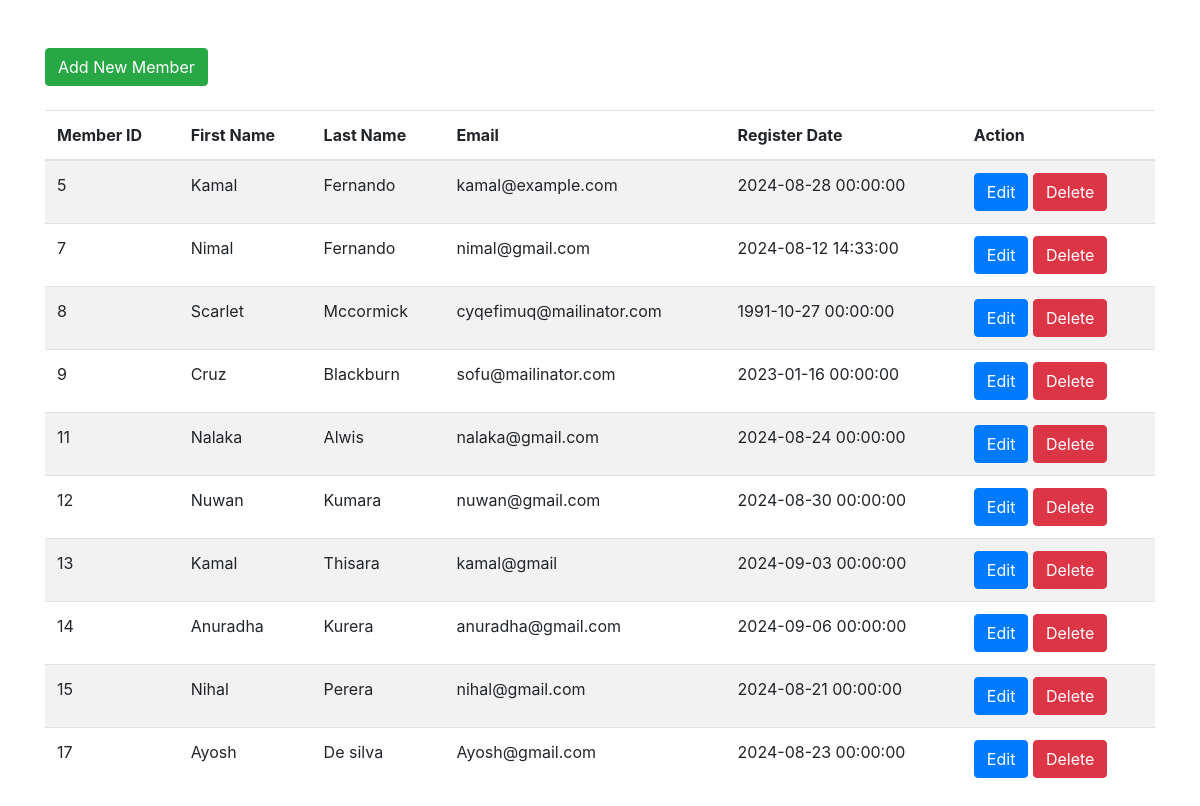
The page /member.php on the database its author committed.
### tables this page shows
CREATE TABLE `members` (
  `member_id` int UNSIGNED NOT NULL,
  `firstname` varchar(30) NOT NULL,
  `lastname` varchar(30) NOT NULL,
  `email` varchar(50) DEFAULT NULL,
  `password` varchar(200) DEFAULT NULL,
  `reg_date_time` datetime NOT NULL
);

### member.php (the view, shortened to what this page needs)
<?php require_once "db_connection.php"; ?>
<!doctype html>
<html lang="en">
  <head>
    <link rel="stylesheet" href="https://cdn.jsdelivr.net/npm/bootstrap@4.0.0/dist/css/bootstrap.min.css">
  </head>
  <body>
        <div class="container mt-5">
                <div class="row">
                    <div class="col-md-12">
                    <a href="add_new_member.php"><button class="btn btn-success">Add New Member</button> </a>
                    <br> <br>
                    <table class="table table-striped">
                        <thead>
                            <tr>
                            <th scope="col">Member ID</th>
                            <th scope="col">First Name</th>
                            <th scope="col">Last Name</th>
                            <th scope="col">Email</th>
                            <th scope="col">Register Date</th>
                            <th scope="col">Action</th>
                            </tr>
                        </thead>
                        <tbody>
                            <?php
                            $sql = "SELECT * FROM members";
                            $result = $conn->query($sql);
                            if ($result->num_rows > 0) {
                            while($row = $result->fetch_assoc()) {
                            $member_id = $row['member_id'];
                            $member_first_name = $row['firstname'];
                            $member_last_name = $row['lastname'];
                            $member_email = $row['email'];
                            $registration_date_time = $row['reg_date_time'];
                            ?>
                                <tr>
                                <td> <?php echo  $member_id; ?> </td>
                                <td> <?php echo  $member_first_name; ?> </td>
                                <td> <?php echo  $member_last_name; ?> </td>
                                <td> <?php echo  $member_email; ?> </td>
                                <td> <?php echo  $registration_date_time; ?> </td>
                                <td>
                                <a href="edit_data.php?member=<?php echo $member_id; ?> "> <button class="btn btn-primary">Edit</button> </a>
                                <a href="delete_data.php?member=<?php echo $member_id; ?> "> <button class="btn btn-danger">Delete</button></a>
                                </td>
                                </tr>
                            <?php
                            }
                            } else {
                            echo "0 results";
                            }
                            ?>
                        </table>
                </div>
            </div>
        </div>
  </body>
</html>

### rows shown on the page
members: member_id "5", firstname "Kamal", lastname "Fernando", email "kamal@example.com", reg_date_time "2024-08-28 00:00:00"
members: member_id "7", firstname "Nimal", lastname "Fernando", email "nimal@gmail.com", reg_date_time "2024-08-12 14:33:00"
members: member_id "8", firstname "Scarlet", lastname "Mccormick", email "cyqefimuq@mailinator.com", reg_date_time "1991-10-27 00:00:00"
members: member_id "9", firstname "Cruz", lastname "Blackburn", email "sofu@mailinator.com", reg_date_time "2023-01-16 00:00:00"
members: member_id "11", firstname "Nalaka", lastname "Alwis", email "nalaka@gmail.com", reg_date_time "2024-08-24 00:00:00"
members: member_id "12", firstname "Nuwan", lastname "Kumara", email "nuwan@gmail.com", reg_date_time "2024-08-30 00:00:00"
members: member_id "13", firstname "Kamal", lastname "Thisara", email "kamal@gmail", reg_date_time "2024-09-03 00:00:00"
members: member_id "14", firstname "Anuradha", lastname "Kurera", email "anuradha@gmail.com", reg_date_time "2024-09-06 00:00:00"
members: member_id "15", firstname "Nihal", lastname "Perera", email "nihal@gmail.com", reg_date_time "2024-08-21 00:00:00"
members: member_id "17", firstname "Ayosh", lastname "De silva", email "Ayosh@gmail.com", reg_date_time "2024-08-23 00:00:00"
